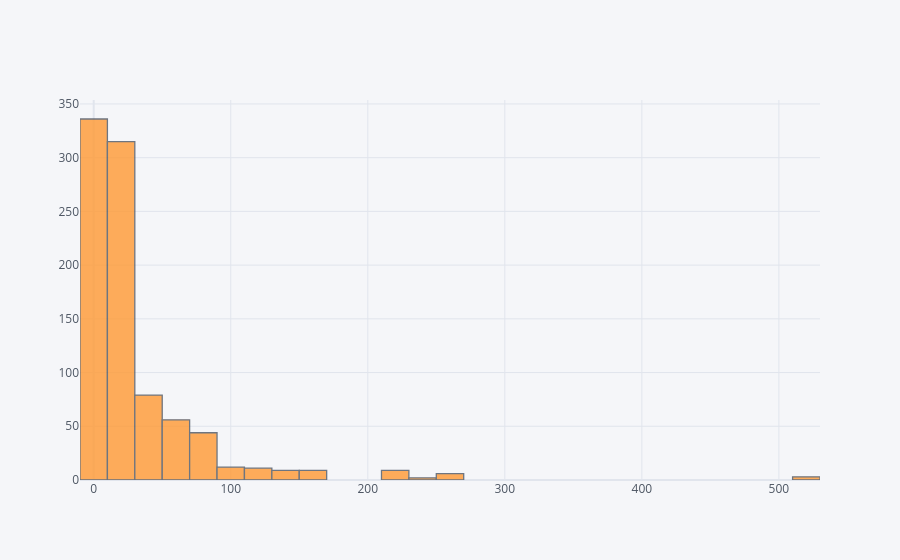

The code cell stored with this chart in its notebook:
### Code cell
df['Fare'].iplot(kind='hist',bins=30)

### Figure 1 — Plotly figure (JSON) as saved in the notebook; plotly's stock layout.template omitted (floating-point values rounded to 4 significant figures; data arrays with more than 128 entries replaced by an {"elided": "..."} marker saying what was removed)
{"data": [{"histfunc": "count", "histnorm": "", "marker": {"color": "rgba(255, 153, 51, 1.0)", "line": {"color": "#4D5663", "width": 1.3}}, "name": "Fare", "nbinsx": 30, "opacity": 0.8, "orientation": "v", "type": "histogram", "x": {"elided": "891 float values"}}], "layout": {"barmode": "overlay", "legend": {"bgcolor": "#F5F6F9", "font": {"color": "#4D5663"}}, "paper_bgcolor": "#F5F6F9", "plot_bgcolor": "#F5F6F9", "title": {"font": {"color": "#4D5663"}}, "xaxis": {"gridcolor": "#E1E5ED", "showgrid": true, "tickfont": {"color": "#4D5663"}, "title": {"font": {"color": "#4D5663"}, "text": ""}, "zerolinecolor": "#E1E5ED"}, "yaxis": {"gridcolor": "#E1E5ED", "showgrid": true, "tickfont": {"color": "#4D5663"}, "title": {"font": {"color": "#4D5663"}, "text": ""}, "zerolinecolor": "#E1E5ED"}}}
